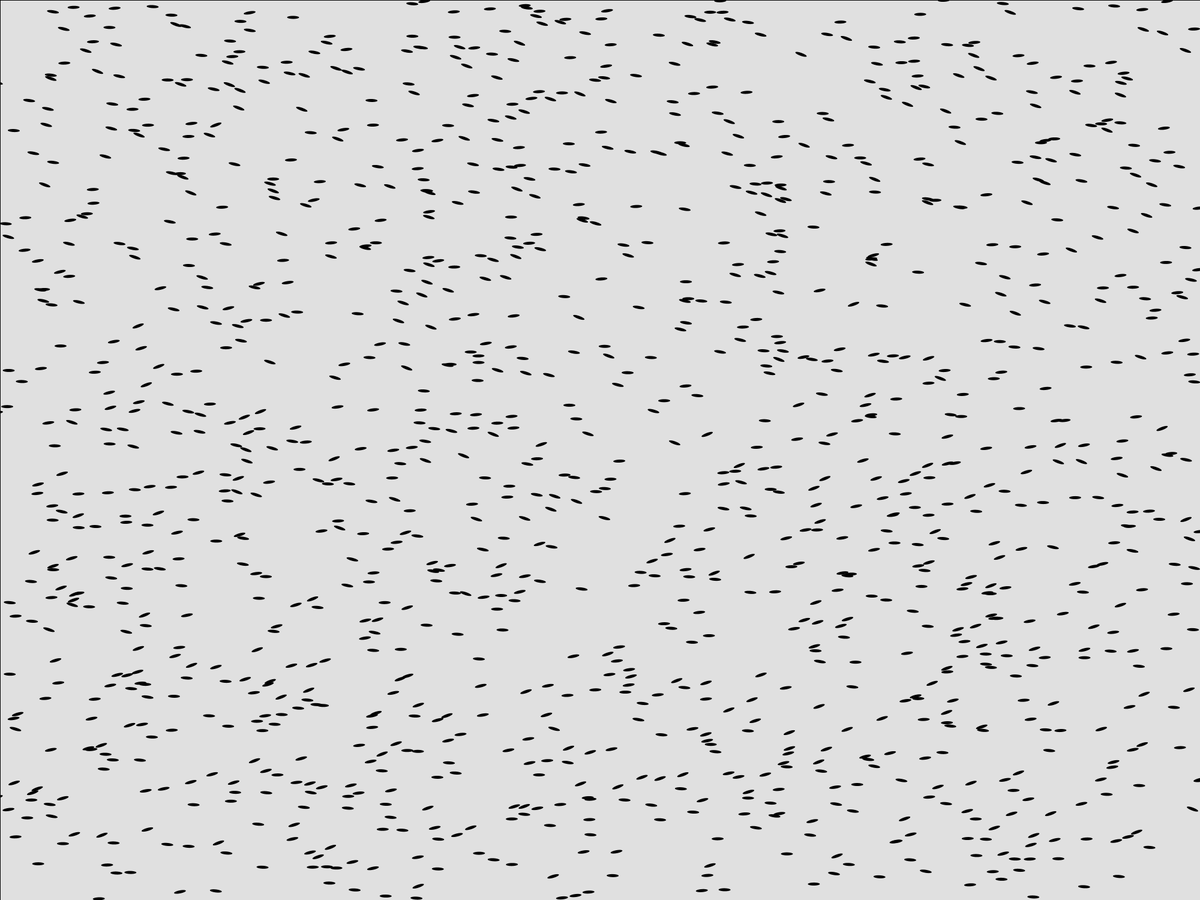
Frame 1 (no input)
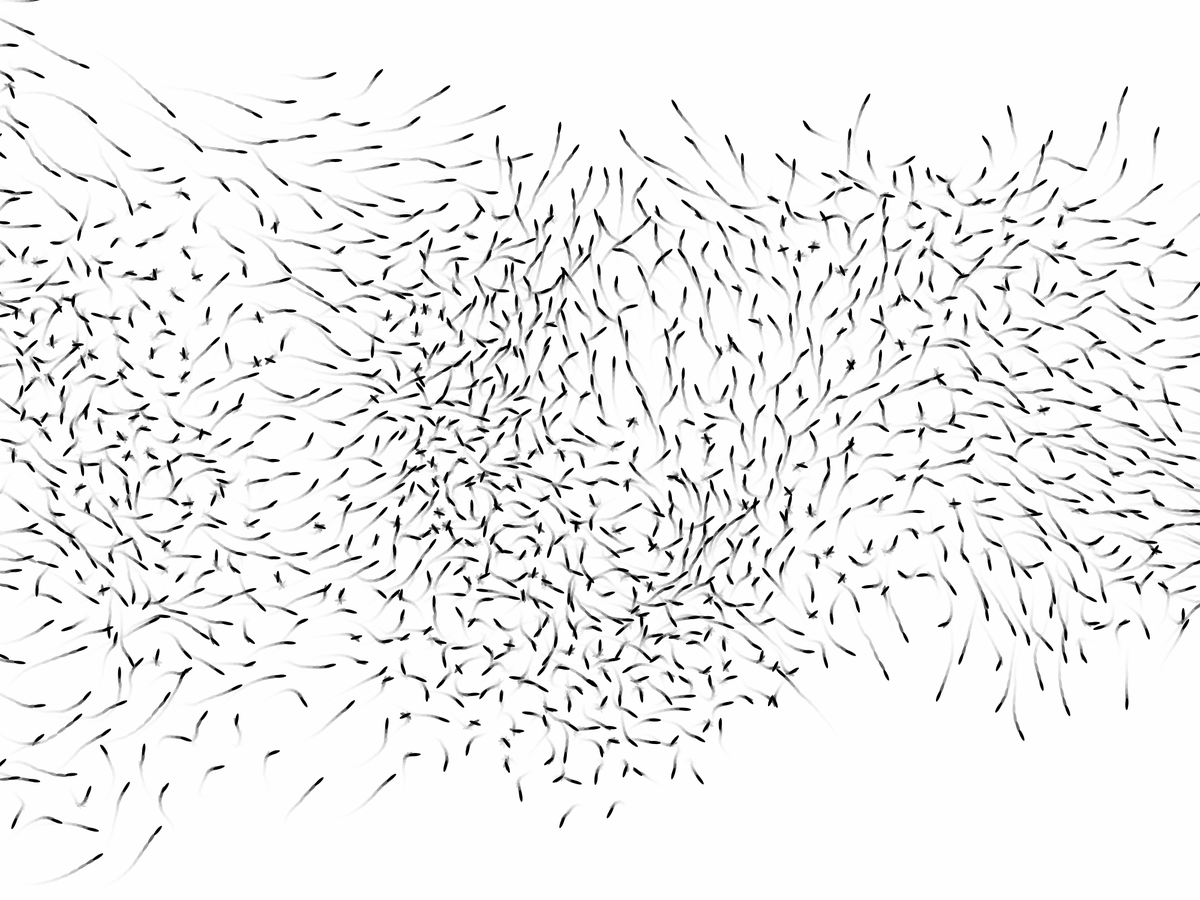
Frame 60 (the mouse pressed at the canvas centre just before this capture)
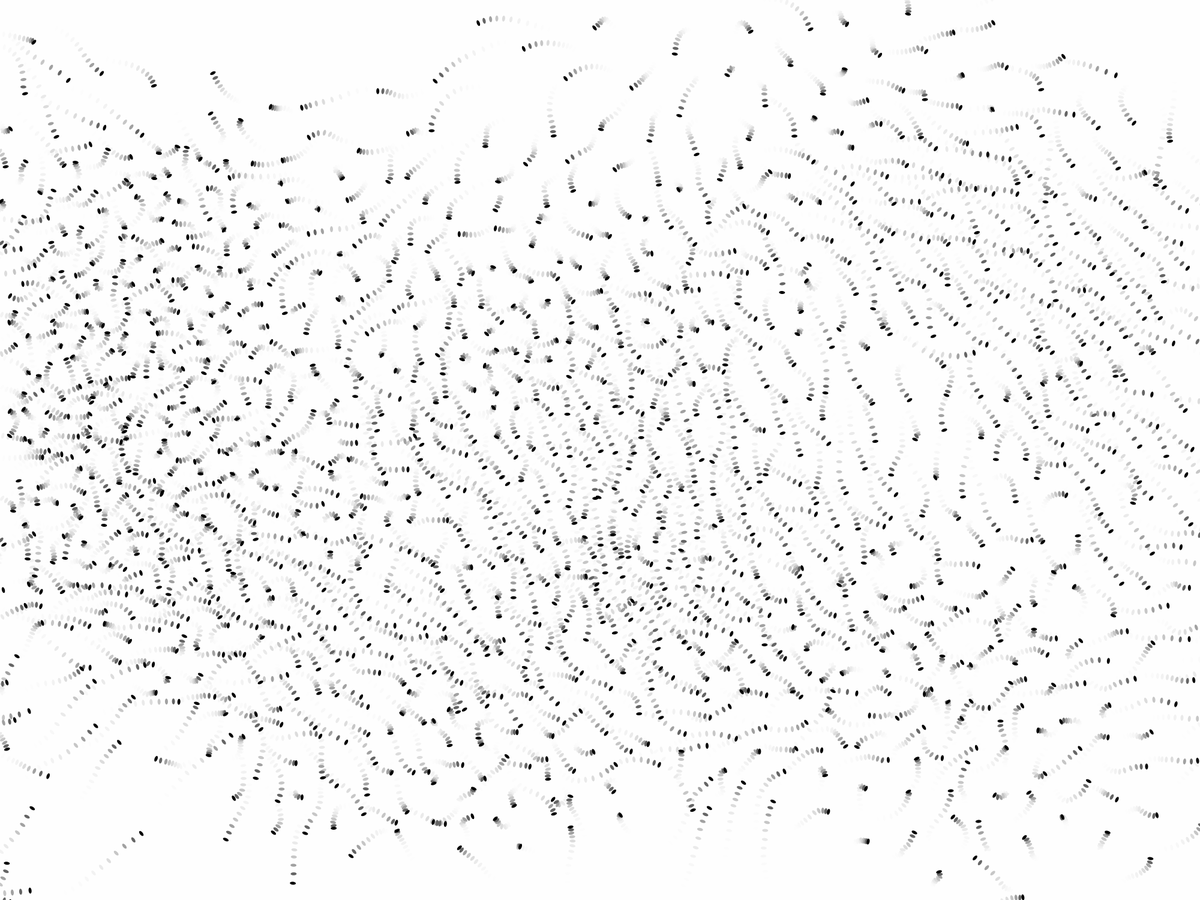
Frame 120 (the mouse held since frame 60 and released just before this capture)

The Processing sketch that drew these frames (run headless with seeded random() and noise(); from frame 60 on, the mouse is pressed at the canvas centre):

// Processing sketch: NoC_6_12_SeekSeparate2_final
// ── NoC_6_12_SeekSeparate2_final.pde
/* Ryan P    "1/13/20"
"NoC-6_12-SeekSeparate2"
Information Engineering  '19-20     St. Mark's School of Texas 

Code Abstract: Modify the seek and separate example code so that the behavior weights of agents are not constants.

Source(s):Daniel Shiffman

This program is free software: you can redistribute it and/or modify it under the terms of the GNU General Public License v3 as published by the Free Software Foundation
 */
 
 /*notes: pressing Shift will cause the screen center-seeking behavior to be stronger.
    The "shift" mode is clearer without the fade effect, while the "flow" of the swimmers is easier to see with the fade effect when not in "shift" mode.
    Holding down the mouse will change the shape of the swimmer.
    Holding down control will show the complex paths used to create changing swimmer flows.
 */
//DCR: One of the best I've seen!
//DCR: Good interactivity! 
//DCR: Counts for 16.11c: 30/30
//DCR: 100/100 pts!

int total=1300;
ArrayList <Swimmer> swimmerslist = new ArrayList<Swimmer>();
ArrayList <Path> paths = new ArrayList<Path>();
int y, totalpaths, pathRefreshRate;

void setup() {
  size(2000,1500);//sets the size of the canvas
  smooth();//makes the graphics of the program smoother than normal
  for (int i = 0; i < total; i++) {
    swimmerslist.add(new Swimmer()); //creates a new mover for every integer below the length of the Mover array
  }

 totalpaths = 5;
  paths = new ArrayList<Path>();
  
  for(int i=0; i<totalpaths;i++){
    paths.add(new Path() );
  }
  for(Path p: paths){
    p.addPoint(0,random(height) );
    //adds random starting point
    p.addPoint(width/4, random(height) );
    //adds one "turn"
    p.addPoint((width*2)/4, random(0, height) );
    //adds another turn
    p.addPoint((width*3)/4, random(0, height) );
    //another turn
    p.addPoint(width,random(height) );
  }
  pathRefreshRate=30          ;
  
}

void draw() {
  
  //this code is for the fade effect
  fill(255,100);
  rect(0,0,width,height);//redraws the background every time
  
  //this code is to turn off the fade effect
  //background(255);

  for(Swimmer b: swimmerslist){
    y = (int) random(0,totalpaths);
    if (keyPressed && key==CODED && keyCode==SHIFT) b.seek(new PVector (b.location1.x + b.velocity1.x, height/2)); //creates the center seeking behavior
    b.run(swimmerslist,paths.get(y) );
    
  }
   if(frameCount%pathRefreshRate==0){
    for(int i =0; i <totalpaths;i++){
     paths.remove(i);
     paths.add( new Path() );
    }    
    for(Path p: paths){
      p.addPoint(0,random(height) );
      //adds random starting point
      p.addPoint(width/4, random(height) );
      //adds one "turn"
      p.addPoint((width*2)/4, random(0, height) );
      //adds another turn
      p.addPoint((width*3)/4, random(0, height) );
      //another turn
      p.addPoint(width,random(height) );
    }
  
  }
      
   if (keyPressed && key==CODED && keyCode==CONTROL)  for(Path p:paths) p.display();
}

// ── Swimmer.pde
class Swimmer {

  PVector location1;
  PVector velocity1;
  PVector accleration1;
  float topspeed1;
  float size1;
  float maxforce;
  
  //all these vectors and floats create the variables needed to run the swimmer

  Swimmer() {
    
    location1 = new PVector(random(width),random(height));
    velocity1 = new PVector(10,0);
    accleration1= new PVector (0,0);
    topspeed1 = 20;
    size1 = 5;
    maxforce=1;
    //this code sets the beginning magnitude and direction of all the variables
  }
  
  void run(ArrayList <Swimmer> a, Path p){//runs all of the code to move and display the swimmer
    sep(a);
    follow(p);
    //seek(new PVector(mouseX,mouseY) );
    update();
    //update1();
    wrap();
    display1();
  }
  
  void wrap(){//moves the swimmer to the opposite edge if moved off screen
    //if (location.x < -r) location.x = width+r;
    if (location1.y < -size1) location1.y = height+size1;
    //if (location.x > width+r) location.x = -r;
    if (location1.x > width+size1){
      location1.x = -size1;
      location1.y=random(height);
    }
    if (location1.y > height+size1) location1.y = -size1;
  }
  
  
    void update() {
    velocity1.add(accleration1);
    location1.add(velocity1);
    accleration1.mult(0);
  }//moves the vehicles
 
  void applyForce(PVector force) {//applies forces
    accleration1.add(force);
  }
 

   void seek(PVector target) {
    PVector desired = PVector.sub(target,location1);
    desired.normalize(); 
    desired.mult(topspeed1);
    PVector steer = PVector.sub(desired,velocity1);
    //if(PVector.dist(location1, new PVector (location1.x + velocity1.x, height/2) ) > size1*100){
      steer.limit(pow(maxforce,( 1/ (location1.y- (height/2)  ) )   ) *1.6 );
   // }else steer.mult(0);
    //steer.limit(maxforce);
    applyForce(steer);

  }//steers the vehicle toward a chosen path
  
// display function draws the circles every time they move
   void display1() {

    float theta = velocity1.heading() + PI/2;
    fill(
    0
    //random(255)
    );
    noStroke();
    pushMatrix();
    translate(location1.x,location1.y);
    rotate(theta);
    if(mousePressed){
      ellipse(0,0,size1*2,size1);
    }else  ellipse(0,0,size1,size1*4);
    popMatrix();
  }
  
  
  PVector getNormalPoint(PVector p, PVector a, PVector b) {
    //from a to p
    PVector ap = PVector.sub(p, a);
    //from a to b
    PVector ab = PVector.sub(b, a);

    ab.normalize();
    ab.mult(ap.dot(ab));
    //dotproduct
    
    // Finding the normal point
    PVector normalPoint = PVector.add(a, ab);

    return normalPoint;
  }
  
  void follow(Path p) {
   PVector predict = velocity1.get();
    predict.normalize();
    predict.mult(25);
    PVector predictLoc = PVector.add(location1, predict);//predicting location


    PVector normal=null;
    PVector target=null;
    float worldRecord = 9999999;

    for (int i = 0; i < p.points.size()-1; i++) {

      PVector a = p.points.get(i);
      PVector b = p.points.get(i+1);//checking line seg

      PVector normalPoint = getNormalPoint(predictLoc, a, b);//find normal
      if (normalPoint.x < a.x || normalPoint.x > b.x) {
        normalPoint = b.get();//assume normal is enpoint of a line segment sometimes, to make the code smooth
      }
      
      float distance = PVector.dist(predictLoc, normalPoint);
      if (distance < worldRecord) {
        worldRecord = distance;
        normal = normalPoint;

        PVector dir = PVector.sub(b, a);
        dir.normalize();
        dir.mult(10);
        target = normalPoint.get();
        target.add(dir);
      }//find the right normal point
      
    }
    //steer back if off path
    if (worldRecord > p.radius) {
      seek(target);
    }
  }
  
  void sep(ArrayList<Swimmer> a){//this keeps the swimmers from being to close to eachother.
    PVector sum= new PVector();
    float dSep= size1*15;
    int count =0;
    for (Swimmer b:a){
       float d = PVector.dist(location1, b.location1);
      if ((d > 0) && (d < dSep)) {
        PVector diff = PVector.sub(location1, b.location1);
        diff.normalize().div(d); 
        sum.add(diff);
        count++;

      }
    }
    if (count > 0) {
      sum.div(count);
      sum.normalize();
      sum.mult(topspeed1);
      PVector steer = PVector.sub(sum, velocity1);
      steer.limit(maxforce*2);
      accleration1.add(steer);
      
    }
  }
  
  
  
}

// ── path.pde
class Path {
  PVector start;
  PVector end;
  //start and end points
  float radius;
  //size of path
  ArrayList<PVector> points;
  //has all the points in the path

  Path() {
    radius = 20;
    start = new PVector(0,random(height) );
    points=new ArrayList<PVector>();
    //setting intial values
  }
  
   void addPoint(float x, float y) { 
    PVector point = new PVector(x,y);
    
    points.add(point);
  }//adds a turn/point to the path

    void display() {//displays the path
    stroke(200,50);
    strokeWeight(radius);
    noFill();
    beginShape();
    for (PVector v : points) {
      vertex(v.x,v.y);
    }
    endShape();
    //gray area
  }
}//creates and displays a random path
